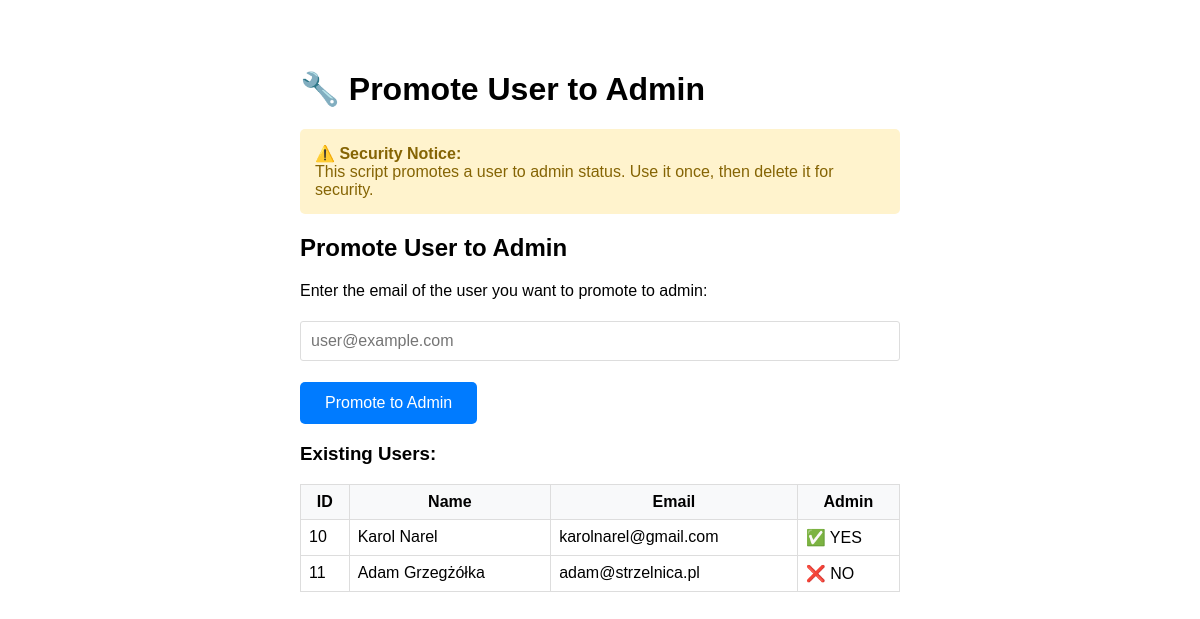
The app's page /admin/make-admin.php with its own data.
### tables this page shows
CREATE TABLE `users` (
  `id` int(11) NOT NULL,
  `first_name` varchar(50) NOT NULL,
  `last_name` varchar(50) NOT NULL,
  `email` varchar(100) NOT NULL,
  `password_hash` varchar(255) NOT NULL,
  `created_at` timestamp NOT NULL DEFAULT current_timestamp(),
  `updated_at` timestamp NOT NULL DEFAULT current_timestamp() ON UPDATE current_timestamp(),
  `is_active` tinyint(1) DEFAULT 1,
  `is_admin` tinyint(1) NOT NULL DEFAULT 0
);

### admin/make-admin.php (the view, shortened to what this page needs)
<?php
echo "<h1>🔧 Promote User to Admin</h1>";
if ($_SERVER["REQUEST_METHOD"] === "POST") {
    try {
        require_once "../config/database.php";
        $database = new Database();
        $db = $database->getConnection();
        if (!$db) {
            throw new Exception("Database connection failed");
        }
        $email = trim($_POST["email"]);
        if (empty($email)) {
            throw new Exception("Email is required");
        }
        $check_stmt = $db->prepare(
            "SELECT id, first_name, last_name, is_admin FROM users WHERE email = ?"
        );
        $check_stmt->execute([$email]);
        if ($check_stmt->rowCount() === 0) {
            throw new Exception("User with email '$email' not found");
        }
        $user = $check_stmt->fetch(PDO::FETCH_ASSOC);
        if ($user["is_admin"] == 1) {
            echo "<div class='warning'>⚠️ User is already an admin!</div>";
        } else {
            $stmt = $db->prepare(
                "UPDATE users SET is_admin = 1 WHERE email = ?"
            );
            if ($stmt->execute([$email])) {
                echo "<div class='success'>✅ User promoted to admin successfully!</div>";
                echo "<div class='success'>";
                echo "<strong>Admin User Details:</strong><br>";
                echo "Name: " .
                    htmlspecialchars(
                        $user["first_name"] . " " . $user["last_name"]
                    ) .
                    "<br>";
                echo "Email: " . htmlspecialchars($email) . "<br>";
                echo "Admin Status: ✅ YES";
                echo "</div>";
            } else {
                throw new Exception("Failed to promote user to admin");
            }
        }
    } catch (Exception $e) {
        echo "<div class='error'>❌ Error: " .
            htmlspecialchars($e->getMessage()) .
            "</div>";
    }
} else {
    echo "<div class='warning'>";
    echo "<strong>⚠️ Security Notice:</strong><br>";
    echo "This script promotes a user to admin status. Use it once, then delete it for security.";
    echo "</div>";
    echo "<form method='POST'>";
    echo "<h2>Promote User to Admin</h2>";
    echo "<p>Enter the email of the user you want to promote to admin:</p>";
    echo "<input type='email' name='email' placeholder='user@example.com' required>";
    echo "<button type='submit' class='btn'>Promote to Admin</button>";
    echo "</form>";
    try {
        $database = new Database();
        $db = $database->getConnection();
        if ($db) {
            echo "<h3>Existing Users:</h3>";
            $stmt = $db->prepare(
                "SELECT id, first_name, last_name, email, is_admin FROM users ORDER BY id"
            );
            $stmt->execute();
            $users = $stmt->fetchAll(PDO::FETCH_ASSOC);
            if (count($users) > 0) {
                echo "<table style='width:100%; border-collapse: collapse; margin: 10px 0;'>";
                echo "<tr style='background: #f8f9fa;'>";
                echo "<th style='border: 1px solid #ddd; padding: 8px;'>ID</th>";
                echo "<th style='border: 1px solid #ddd; padding: 8px;'>Name</th>";
                echo "<th style='border: 1px solid #ddd; padding: 8px;'>Email</th>";
                echo "<th style='border: 1px solid #ddd; padding: 8px;'>Admin</th>";
                echo "</tr>";
                foreach ($users as $user) {
                    echo "<tr>";
                    echo "<td style='border: 1px solid #ddd; padding: 8px;'>" .
                        $user["id"] .
                        "</td>";
                    echo "<td style='border: 1px solid #ddd; padding: 8px;'>" .
                        htmlspecialchars(
                            $user["first_name"] . " " . $user["last_name"]
                        ) .
                        "</td>";
                    echo "<td style='border: 1px solid #ddd; padding: 8px;'>" .
                        htmlspecialchars($user["email"]) .
                        "</td>";
                    echo "<td style='border: 1px solid #ddd; padding: 8px;'>" .
                        ($user["is_admin"] ? "✅ YES" : "❌ NO") .
                        "</td>";
                    echo "</tr>";
                }
                echo "</table>";
            } else {
                echo "<p>No users found. Please register a user first.</p>";
            }
        }
    } catch (Exception $e) {
        echo "<div class='error'>Could not load users: " .
            htmlspecialchars($e->getMessage()) .
            "</div>";
    }
}
?>

### admin/make-admin.php (style rules this page uses)
.warning { background: #fff3cd; color: #856404; padding: 15px; border-radius: 5px; margin: 10px 0; }
.btn { background: #007bff; color: white; border: none; padding: 12px 25px; border-radius: 5px; cursor: pointer; font-size: 16px; }
input { width: 100%; padding: 10px; margin: 5px 0; border: 1px solid #ddd; border-radius: 3px; font-size: 16px; }

### records on screen
users: id "10", first_name+last_name "Karol Narel", email "karolnarel@gmail.com", is_admin "✅ YES"
users: id "11", first_name+last_name "Adam Grzegżółka", email "adam@strzelnica.pl", is_admin "❌ NO"
